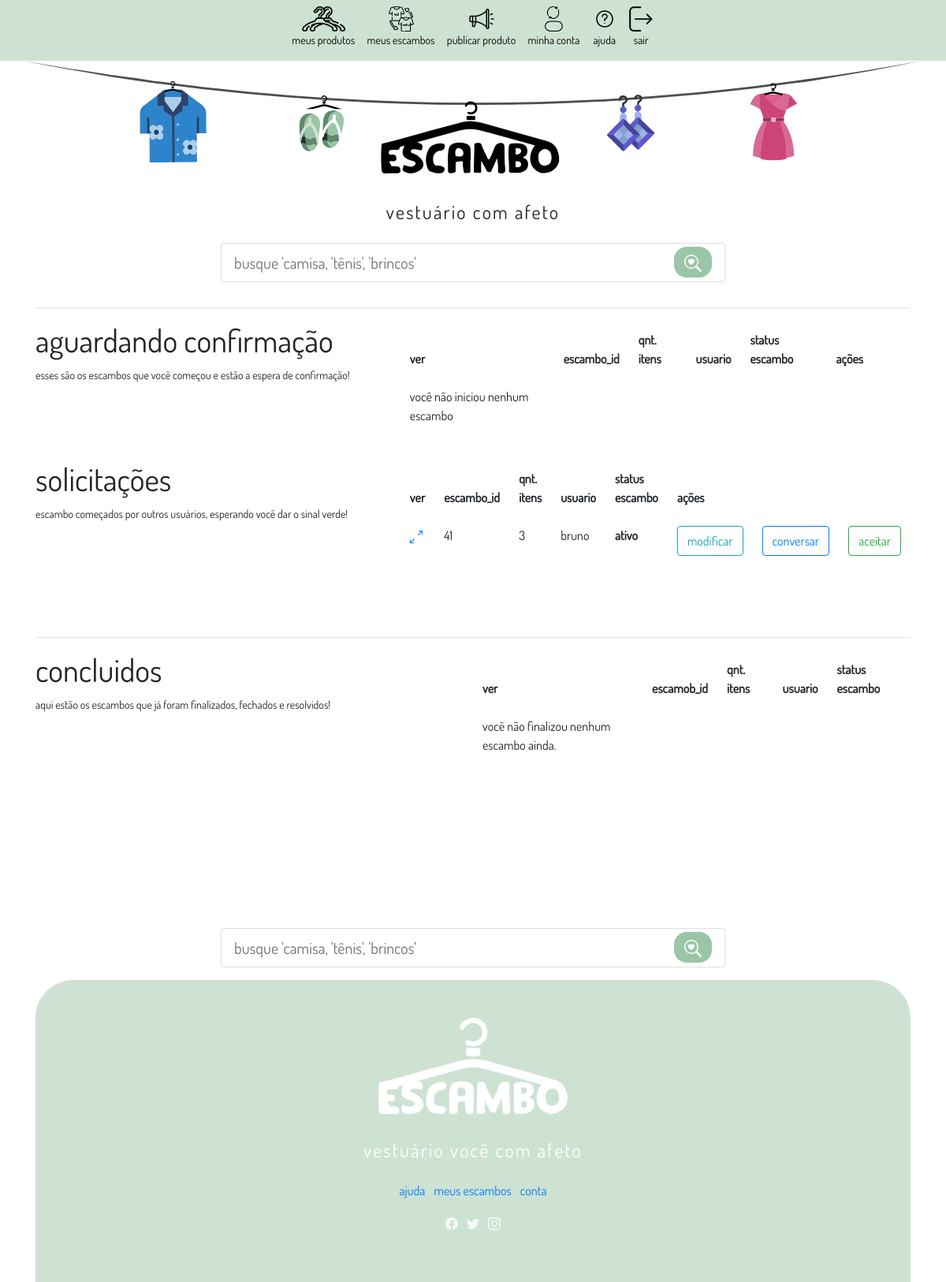
The app's page /meusEscambos/ (signed in), older data.
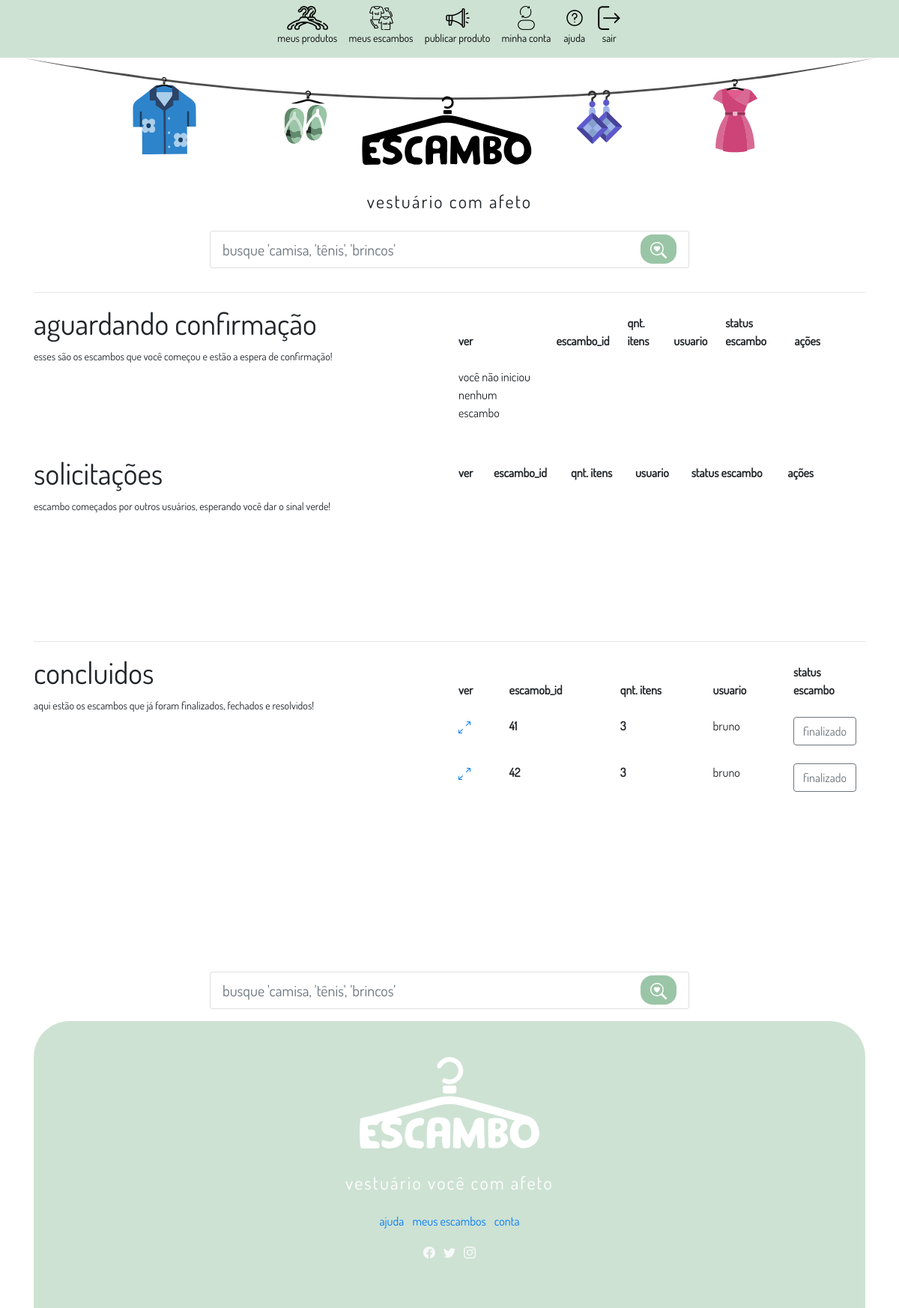
The same page, newer data.
### app_escambo/models.py (models this page shows, shortened)
class Escambo(models.Model):
    usuarios = models.ManyToManyField(Escambador)
    cestas = models.ManyToManyField(Cesta)
    chat = models.ForeignKey(Chat, on_delete=models.SET_NULL , null=True) # !!!!!!!!!!!!!
    escambo_ativo = models.BooleanField(default=True)
    qnt_itens = models.IntegerField(default=0)
    usuario_iniciou = models.IntegerField(null=False, default=123)
    confirmado_usuario_iniciou = models.BooleanField(default=False)
    confirmado_usuario_outro = models.BooleanField(default=False)
    def __str__(self):
        usernames = self.usuarios.values_list('user__username', flat=True)
        return ' - '.join(usernames)

class Escambador(models.Model):
    user = models.OneToOneField(User, on_delete=models.CASCADE)
    cpf = models.CharField(max_length=14, blank=True)
    endereco = models.CharField(max_length=255)
    telefone = PhoneNumberField(blank=True)
    foto = models.ImageField(upload_to='escambo/usuario_fotos', null=True, blank=True)
    ativos = models.IntegerField(default=0)
    avaliacao = models.FloatField(default=5)

### app_escambo/views.py (the view)
# urls.py: path('meusEscambos/', views.EscaboView.meus_escambos, name='meus_escambos'),
    @login_required(redirect_field_name='next', login_url="/login/")
    def meus_escambos(request):
        dao = escamboDao()
        escambador_logado = request.user.escambador
        escambos_usuario = Escambo.objects.filter(usuarios=escambador_logado)
        print(escambos_usuario)
        escambos_solicitados = Escambo.objects.exclude(usuario_iniciou=escambador_logado.id).filter(usuarios=escambador_logado)
        print(escambos_solicitados)
        escambos_usuario = escambos_usuario.exclude(id__in=escambos_solicitados.values_list('id', flat=True))
        print(escambos_usuario)
        escambos_inativos = Escambo.objects.filter(usuarios=escambador_logado, escambo_ativo=False)
        escambos_usuario = escambos_usuario.exclude(id__in=escambos_inativos)
        escambos_solicitados = escambos_solicitados.exclude(id__in=escambos_inativos)
        context = {
            'meus_escambos': escambos_usuario,
            'escambos_solicitados': escambos_solicitados,
            'escambos_inativos': escambos_inativos,
        }
        return render(request, 'escambo/meus_escambos.html', context )

### app_escambo/templates/escambo/meus_escambos.html (shortened to what the changed rows need)
{% extends 'escambo/base.html' %}
{% load static %}
{%block css_adicional %}
<link rel="stylesheet" href="{% static 'escambo/css/estiloEscambos.css' %}">
{%endblock%}
{% block conteudo %}
<div class="container">
    <div class="container-cesta">
        <div class="cesta-vai">
            <h1>aguardando confirmação</h1>
        </div>
        <div class="itens-vai">
            <table class="table table-borderless">
                <thead>
                    <tr>
                        <th scope="col">ver</th>
                        <th scope="col">escambo_id</th>
                        <th scope="col">qnt. itens</th>
                        <th scope="col">usuario</th>
                        <th scope="col">status escambo</th>
                        <th scope="col">ações</th>
                        <th scope="col"></th>
                        <th scope="col"></th>
                    </tr>
                </thead>
            </table>
        </div>
        <div class="cesta-vem">
            <h1>solicitações</h1>
        </div>
        <div class="itens-vem">
            <table class="table table-borderless">
                <thead>
                    <tr>
                        <th scope="col">ver</th>
                        <th scope="col">escambo_id</th>
                        <th scope="col">qnt. itens</th>
                        <th scope="col">usuario</th>
                        <th scope="col">status escambo</th>
                        <th scope="col">ações</th>
                        <th scope="col"></th>
                        <th scope="col"></th>
                    </tr>
                </thead>
                <tbody>
                    {% for escambo in escambos_solicitados %}
                    {% if escambo.escambo_ativo %}
                    <tr>
                        <th scope="col">
                            <a href="#" data-bs-toggle="modal" data-bs-target="#exampleModalCenter">
                            </a>
                        </th>
                        <td scope="row"> {{escambo.id}} </td>
                        <td scope="row"> {{escambo.qnt_itens}} </td>
                        {% for usuario in escambo.usuarios.all %}
                        {% if usuario.user != request.user %}
                        <td>{{ usuario.user.username }}</td>
                        {% endif %}
                        {% endfor %}
                        <th>ativo</th>
                        <td width='80'><a class="btn btn-outline-info" href="#">modificar</a></td>
                        <td><a class="btn btn-outline-primary" href="#">conversar</a></td>
                        <td width='80'>
                            <form action="{% url 'escambo:finalizar_escambo' escambo.id %}" method="POST">
                                <button class="btn btn-outline-success" type="submit"> <input type="hidden"
                                        name="escambo.id" value="{{ escambo.id }}">aceitar</button>
                            </form>
                        </td>
                    </tr>
                    {% endif %}
                    {% endfor %}
                </tbody>
            </table>
        </div>
    </div>
    <div class="container-cesta">
        <div class="cesta-vai">
            <h1>concluidos</h1>
        </div>
        <div class="itens-vai">
            <table class="table table-borderless">
                <thead>
                    <tr>
                        <th scope="col">ver</th>
                        <th scope="col">escamob_id</th>
                        <th scope="col">qnt. itens</th>
                        <th scope="col">usuario</th>
                        <th scope="col">status escambo</th>
                    </tr>
                </thead>
                <tbody>
                    {% if escambos_inativos%}
                    {% for escambo in escambos_inativos %}
                    <tr>
                        <th scope="col">
                            <a href="#">
                            </a>
                        </th>
                        <th scope="row"> {{escambo.id}} </th>
                        <th scope="row"> {{escambo.qnt_itens}} </th>
                        {% for usuario in escambo.usuarios.all %}
                        {% if usuario.user != request.user %}
                        <td>{{ usuario.user.username }}</td>
                        {% endif %}
                        {% endfor %}
                        <td width='80'><a class="btn btn-outline-secondary" href="#">finalizado</a></td>
                    </tr>
                    {% endfor %}
                    {%else%}
                    <tr>
                        <td scope="col">
                            <p>você não finalizou nenhum escambo ainda.</p>
                        </td>
                    </tr>
                    {%endif%}
                </tbody>
            </table>
        </div>
    </div>
</div>
{% endblock %}

Row changes from the older to the newer data that the page shows:
changed Escambo id 41: gains Escambador (user.username "bruno"); loses Escambador (user.username "bruno"); moves from the list under "solicitações" to the list under "concluidos"
added Escambo: id "42", qnt_itens "3", Escambador (user.username "bruno"), shown under "concluidos"
Text that changed along with them:
text no longer shown: "você não finalizou nenhum escambo ainda."
